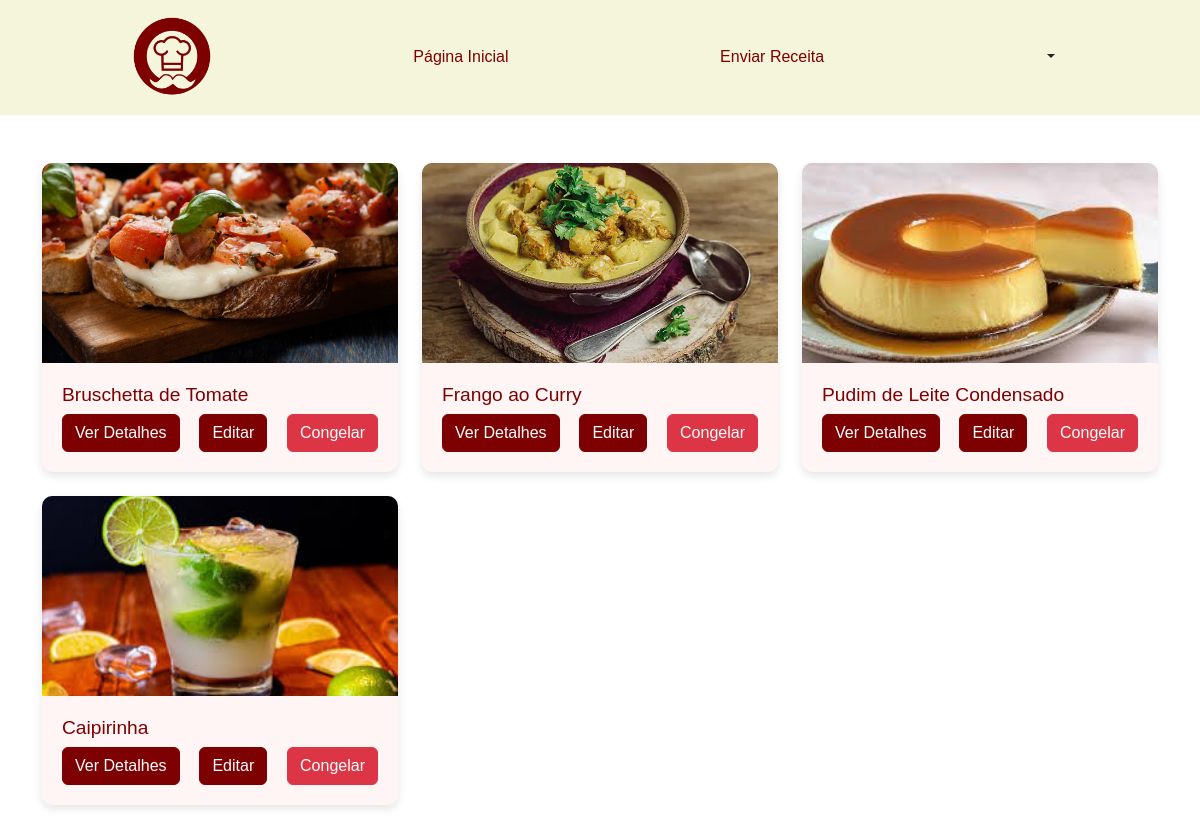
The app's page /Sabor-em-casa/suasReceitas.php (signed in) with its own data.
### tables this page shows
CREATE TABLE `receitas` (
  `Id_receita` int(11) NOT NULL,
  `nome` varchar(255) NOT NULL,
  `categoria` varchar(100) NOT NULL,
  `imagem` varchar(255) NOT NULL,
  `Criador` int(11) DEFAULT NULL,
  `congelado` int(2) DEFAULT 0,
  `preparo` text DEFAULT NULL
);

### Sabor-em-casa/suasReceitas.php (the view, shortened to what this page needs)
<?php
    require('scripts/conectaBanco.php');
    $usuario_id = $_SESSION['UsuarioId'];
    $query = "
        SELECT r.*, GROUP_CONCAT(i.ingrediente SEPARATOR ', ') AS ingredientes
        FROM receitas r
        LEFT JOIN ingredientes i ON r.Id_receita = i.Id_receita
        WHERE r.criador = :usuario_id
        GROUP BY r.Id_receita
    ";
    $stmt = $conexao->prepare($query);
    $stmt->bindParam(':usuario_id', $usuario_id, PDO::PARAM_INT);
    $stmt->execute();
    $receitas = $stmt->fetchAll(PDO::FETCH_ASSOC);
?>
<!DOCTYPE html>
<html lang="pt-br">
<head>
    <link href="https://cdn.jsdelivr.net/npm/bootstrap@5.3.3/dist/css/bootstrap.min.css" rel="stylesheet">
    <link rel="stylesheet" href="styles/suasReceitas.css">
    <link rel="stylesheet" href="styles/cabecalho.css">
</head>
<body>
    <header>
        <div class="cabecalho">
            <img src="img/logo.png" alt="Logo" width="80px">
            <a href="index.php" class="nav-link">Página Inicial</a>
            <a href="enviarReceita.php" class="nav-link">Enviar Receita</a>
            <div class="dropdown">
                <button class="btn dropdown-toggle" type="button" data-bs-toggle="dropdown" aria-expanded="false">
                </button>
            </div>
        </div>
    </header>
    <main class="container mt-5">
        <div class="row">
            <?php if (empty($receitas)) { ?>
                <div class="col-12 text-center">
                    <h5>Você ainda não tem nenhuma receita cadastrada.</h5>
                    <a href="enviarReceita.php" class="btn btn-primary botao">Cadastrar Receita</a>
                </div>
            <?php } else { ?>
                <?php foreach ($receitas as $row) { ?>
                    <div class="col-md-4 mb-4">
                        <div class="card custom-card">
                            <img src="<?php echo $row['imagem']; ?>" class="card-img-top" alt="Imagem da Receita">
                            <div class="card-body">
                                <h5 class="card-title"><?php echo $row['nome']; ?></h5>
                                <div class="d-flex justify-content-between">
                                    <button class="btn botao" data-bs-toggle="modal" data-bs-target="#modalReceita<?php echo $row['Id_receita']; ?>">Ver Detalhes</button>
                                    <a href="editarReceita.php?id=<?php echo $row['Id_receita']; ?>" class="btn botao">Editar</a>
                                    <a href="#"
                                        onclick="confirmarCongelarDescongelar(<?php echo $row['Id_receita']; ?>, <?php echo $row['congelado']; ?>)"
                                        class="btn <?php echo ($row['congelado'] == 0) ? 'btn-danger' : 'btn-success'; ?>">
                                        <?php echo ($row['congelado'] == 1) ? 'Descongelar' : 'Congelar'; ?>
                                    </a>
                                </div>
                            </div>
                        </div>
                    </div>
                <?php } ?>
            <?php } ?>
        </div>
    </main>
</body>
</html>

### Sabor-em-casa/styles/suasReceitas.css (style rules this page uses)
body { background-color: #fff; font-family: Arial, sans-serif; }
header { background-color: #7d0102; color: white; padding: 20px 0; }
.cabecalho { display: flex; justify-content: space-between; align-items: center; padding: 0 20px; }
.nav-link { color: white; margin: 0 10px; text-decoration: none; }
.custom-card { border: none; border-radius: 10px; background-color: #fff5f5; box-shadow: 0 4px 8px rgba(0, 0, 0, 0.1); transition: transform 0.2s; }
.card-title { font-size: 1.2em; color: #7d0102; }
.card-img-top { border-radius: 10px 10px 0 0; height: 200px; object-fit: cover; }
.card-body { padding: 20px; }
.botao { background-color: #7d0102; border-color: #7d0102; color: white; }
.btn-danger { background-color: #dc3545; border-color: #dc3545; }

### Sabor-em-casa/styles/cabecalho.css (style rules this page uses)
* { padding: 0; margin: 0; }
header { background-color: #f5f5dc; padding: 1rem; }
.cabecalho { display: flex; justify-content: space-around; align-items: center; }
.cabecalho a { color: #7d0102; text-decoration: none; }
.nav-link { color: #7d010d; text-decoration: none; position: relative; }
.nav-link::after { content: ''; display: block; width: 100%; height: 2px; background: #7d010d; position: absolute; left: 0; bottom: -5px; transform: scaleX(0); transition: transform 0.3s ease; }

### records on screen
receitas: imagem (picture), nome "Bruschetta de Tomate", congelado "Congelar"
receitas: imagem (picture), nome "Frango ao Curry", congelado "Congelar"
receitas: imagem (picture), nome "Pudim de Leite Condensado", congelado "Congelar"
receitas: imagem (picture), nome "Caipirinha", congelado "Congelar"
